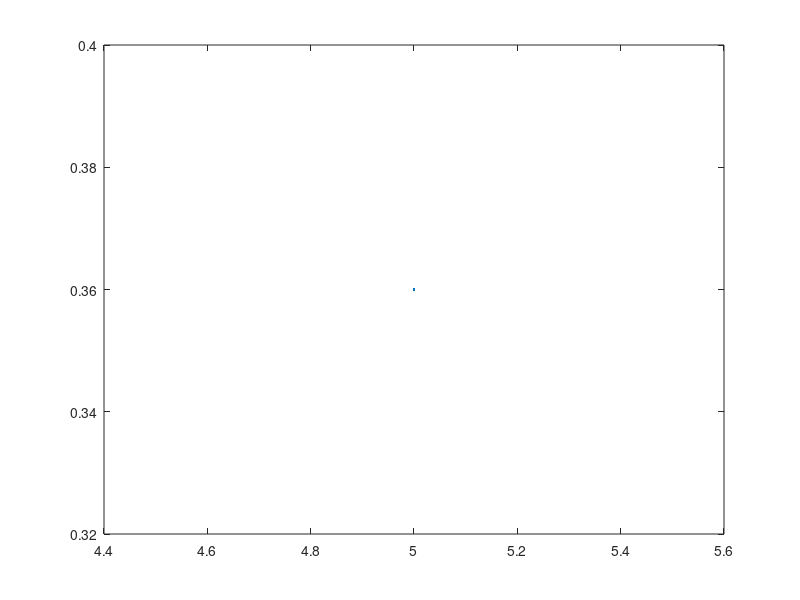

Here is the MATLAB script that generated this plot:
%{
A = [1,2,3;4,5,6;7,8,9] ;
A 
shiftright = circshift (A , [0,1]) 
shiftleft = circshift(A , [0,-1]) 
shiftdown = circshift(A , [1,0]) 
shiftup = circshift(A , [-1,0]) 
%}

%{
J = 1 ;
K = 1 ;
T = 1 ;
T_av = 2 ;
size = 100 ;
%}

J = input('Enter the value of coupling constant J\n') ;
K = input('Enter the value of boltzmann constant K\n') ;
T_start = input('Enter the starting temperature\n') ;
T_end = input('Enter the ending temperature\n') ;
T_step = input('Enter the step of temperature\n') ;
size = input('Enter the size of the matrix\n') ;


spin = ones (size , size) ;
count = 1 ;
%rand_scale = exp(-4*J/(K*T_av)) ;
rand_scale = 1 ;

temp_it = 1 ;

for T = T_start:T_step:T_end
    m_temp(temp_it) = 0 ;
    for it = 1 : 1 : 100
        for i = 1 : 1 : size
                for j = 1 : 1 : size
                    spin(i,j) = -spin(i,j) ;
                    shiftright = circshift (spin , [0,1]) ;
                    shiftleft = circshift(spin , [0,-1]) ;
                    shiftdown = circshift(spin , [1,0]) ;  
                    shiftup = circshift(spin , [-1,0]) ;
                    del_E = -2*J*spin(i,j) * (shiftright(i,j) + shiftleft(i,j) + shiftdown(i,j) + shiftup(i,j)) ;
                    if del_E > 0
                        q = rand * rand_scale ;
                        p = exp(-del_E/(K*T)) ;
                        if p < q
                            spin(i,j) = -spin(i,j) ;
                        end
                    end

                    %string = ['count = ' , num2str(count) , ' del_E = ' , num2str(del_E) , ' p = ' , num2str(p), ' q = ' , num2str(q)] ;
                    %disp(string) ;
                    %spin
                    %count = count + 1 ;
                end
        end

         m(it) = mean(mean(spin)) ;
         iteration(it) = it ;
         if it > 90
            m_temp(temp_it) = m_temp(temp_it) + m(it) ;
         end

         %disp(['Iteration = ' , num2str(it)]) ;
         %spin 
         
     %colormap(gray)
     %imagesc(spin)
     %drawnow
     
    colormap(gray)
    imagesc(spin)
    xlabel(['T = ' , num2str(T) , 'Iteration = ' , num2str(it)]) ;
    drawnow  
         
    end
   
    %plot (iteration , m) ;
    %drawnow
   
    temp(temp_it) = T ;
    m_temp(temp_it) = m_temp(temp_it)/10 ;
    m_temp(temp_it) = m(it) ;
    temp_it = temp_it + 1 ;
end

plot (temp , m_temp) ;
beta = 0 ;
below_crit_count = 1 ;

crit_temp = input('Read the reduced temperature from the graph\n') ;
for temp_it = 1:1:length(temp)
    if temp_it > 1 & temp(temp_it) <= crit_temp
        red_temp(temp_it) = crit_temp - temp(temp_it) ;
        beta = beta + log(m_temp(temp_it)/m_temp(temp_it - 1))/log(red_temp(temp_it)/red_temp(temp_it-1)) ;
        below_crit_count = below_crit_count + 1 ;
    end
end

beta = beta/below_crit_count ;
disp(['The value of beta = ' , num2str(beta)]) ;